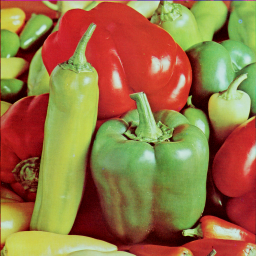
%> input picture TestImages/peppers.bmp, 256 x 256 px
$ octave DemoBayesCP_Image.m   (GNU Octave 9; MATLAB toolbox functions it lacks are replaced by stand-ins)
%> lines starting %> are read from the running program, lines starting %| are printed output that depends on the picture
### Algorithms/BCPF_IC.m
function [model] = BCPF_IC(Y, varargin)
% Bayesian CP Factorization for Image Completion
% Author : Qibin Zhao  2014
%
% -----------------------------------------------------------------------
%  [model] = BCPF_IC(Y, 'PARAM1', val1, 'PARAM2', val2, ...)
%
%  INPUTS
%     Y              - Input tensor
%     'obs'          - Binary (0-1) tensor indicating missing entries
%                      (0: missing; 1: observed)
%     'init'         - Initialization method
%                     - 'ml'  : SVD initilization (default)
%                     - 'rand': Random matrices
%     'maxRank'      - The initialization of rank (larger than true rank)
%     'dimRed'       - 1: Remove unnecessary components automaticly (default)
%                    - 0: Not remove
%     'maxiters'     - max number of iterations (default: 100)
%     'tol'          - lower band change tolerance for convergence dection
%                      (default: 1e-5)
%     'noise'        - whether noise is updated
%                        - 'on': update noise parameter (default)
%                        - 'off': fixed noise parameter (1e-5)
%     'predVar'      - Predictive distribution
%                         - 1:  compute and output
%                         - 0:  doesnot compute  (default)
%     'verbose'      - visualization of results
%                       - 0: no
%                       - 1: text (default)
%                       - 2: online display image
%                       - 3: show factors by image
%                       - 4: show factors by hinton plot (very slow)
%   OUTPUTS
%      model         - Model parameters and hyperparameters
% -----------------------------------------------------------------------
%
%   Example:
%
%     [model] = BCPF_IC(Y, 'obs', O, 'init', 'rand', 'maxRank', 10, 'dimRed', 1, 'maxiters', 100, ...
%                                'tol', 1e-6, 'verbose', 3);
%
% < Bayesian CP Factorization of Incomplete Image >
% Copyright (C) 2014  Qibin Zhao
%
%%%%%%%%%%%%%%%%%%%%%%%%%%%%%%%%%%%%%%%%%%%%%%%%%%%%%%%%%%%%%%%%%%%%%%%%%%%%%%%%%%
% This program is free software: you can redistribute it and/or modify
% it under the terms of the GNU General Public License as published by
% the Free Software Foundation, either version 3 of the License, or
% (at your option) any later version.
%
% This program is distributed in the hope that it will be useful,
% but WITHOUT ANY WARRANTY; without even the implied warranty of
% MERCHANTABILITY or FITNESS FOR A PARTICULAR PURPOSE.  See the
% GNU General Public License for more details.
%
% You should have received a copy of the GNU General Public License
% along with this program.  If not, see <http://www.gnu.org/licenses/>.
%%%%%%%%%%%%%%%%%%%%%%%%%%%%%%%%%%%%%%%%%%%%%%%%%%%%%%%%%%%%%%%%%%%%%%%%%%%%%%%%%%

%%
warning off; %#ok<WNOFF>
randn('state',1); rand('state',1); %#ok<RAND>
dimY = size(Y);
N = ndims(Y);

%% Set parameters from input or by using defaults
ip = inputParser;
ip.addParamValue('obs', ones(dimY), @(x) (isnumeric(x) || islogical(x)) );
ip.addParamValue('init', 'rand', @(x) (ismember(x,{'ml','rand'})));
ip.addParamValue('maxRank', max(dimY), @isscalar);
ip.addParamValue('maxiters', 100, @isscalar);
ip.addParamValue('tol', 1e-5, @isscalar);
ip.addParamValue('verbose', 1, @isscalar);
ip.addParamValue('noise', 'on', @(x)ismember(x,{'on','off'}));
ip.addParamValue('dimRed', 1, @isscalar);
ip.addParamValue('predVar', 0, @isscalar);
ip.parse(varargin{:});

O     = ip.Results.obs;
init  = ip.Results.init;
R   = ip.Results.maxRank;
maxiters  = ip.Results.maxiters;
tol   = ip.Results.tol;
verbose  = ip.Results.verbose;
DIMRED   = ip.Results.dimRed;
noise = ip.Results.noise;
predVar = ip.Results.predVar;

%% Initialization
Y = tensor(Y.*O);
O = tensor(O);
nObs = sum(O(:));

a_gamma0     = 1e-6;
b_gamma0     = 1e-6;
if  strcmp(noise,'on')
    a_beta0      = 1e-6;
    b_beta0      = 1e-6;
else
    a_beta0      = 1e-1;
    b_beta0      = 1e-6;
end
gammas = ones(R,1);
beta = 1e4;
dscale = 1;

switch init,
    case 'ml'    % Maximum likelihood
        Z = cell(N,1);
        ZSigma = cell(N,1);
        if ~isempty(find(O==0))
            Y(find(O==0)) = sum(Y(:))/nObs;
        end
        for n = 1:N
            ZSigma{n} = (repmat(eye(R), [1 1 dimY(n)]));
            [U, S, V] = svd(double(tenmat(Y,n)), 'econ');
            if R <= size(U,2)
                Z{n} = U(:,1:R)*(S(1:R,1:R)).^(0.5);
            else
                Z{n} = [U*(S.^(0.5)) randn(dimY(n), R-size(U,2))];
            end
        end
        Y = Y.*O;
    case 'rand'   % Random initialization
        Z = cell(N,1);
        ZSigma = cell(N,1);
        for n = 1:N
            Z{n} = randn(dimY(n),R);
            ZSigma{n} = repmat(eye(R), [1 1 dimY(n)]);
        end
end
% --------- E(aa') = cov(a,a) + E(a)E(a')----------------
EZZT = cell(N,1);
for n=1:N
    EZZT{n} = (reshape(ZSigma{n}, [R*R, dimY(n)]))';
end

Fit =0;
LB = 0;
X = double(ktensor(Z));

%% Create figures
if verbose >2,
    scrsz = get(0,'ScreenSize');
    h1 = figure('Position',[scrsz(3)*0.2 scrsz(4)*0.3 scrsz(3)*0.6 scrsz(4)*0.4]);
    figure(h1);
    switch verbose,
        case 4,
            subplot(2,3,1); hintonDiagram(Z{1}); title('Mode-1'); ylabel('Length of #-mode');
            subplot(2,3,2); hintonDiagram(Z{2}); title('Mode-2'); xlabel('Latent dimensions');
            if N>=3, subplot(2,3,3); hintonDiagram(Z{3}); title('Mode-3'); end
        case 3,
            subplot(2,3,1); imagesc(Z{1}); title('Mode-1'); ylabel('Length of #-mode');
            subplot(2,3,2); imagesc(Z{2}); title('Mode-2'); xlabel('Latent dimensions');
            if N>=3, subplot(2,3,3); imagesc(Z{3}); title('Mode-3');end
    end
    subplot(2,3,4); bar(gammas); title('Posterior mean of \lambda'); xlabel('Latent components'); ylabel(''); axis tight;
    subplot(2,3,5); plot(LB, '-r.','LineWidth',1.5,'MarkerSize',10 ); title('Lower bound'); xlabel('Iteration');  grid on;
    subplot(2,3,6); plotGamma(a_beta0, a_beta0); title('Posterior pdf'); xlabel('Noise precision \tau');grid on;
    set(findall(h1,'type','text'),'fontSize',12);
    drawnow;
end
if verbose ==2;
    h3 = figure;
    temp = 255.*(X-min(X(:)))/(max(X(:))-min(X(:)));
    imshow(uint8(temp));
    title(['Iter.= '  num2str(0),',  Rank = ' num2str(R)],'FontSize', 13, 'color','b');
    tic;
    xlabel(['(BCPF)  Time: ' num2str(round(toc)), ' seconds'],'FontSize', 13, 'color','b');
    drawnow;
end


%% Model learning
for it=1:maxiters,
    %% Update factor matrices
    Aw = diag(gammas);
    for n=1:N
        ENZZT = reshape(khatrirao_fast(EZZT{[1:n-1, n+1:N]},'r')' * double(tenmat(O,n)'), [R,R,dimY(n)]);
        FslashY = khatrirao_fast(Z{[1:n-1, n+1:N]},'r')' * tenmat(Y.*O, n)';
        for i=1:dimY(n)
            ZSigma{n}(:,:,i) = (beta * ENZZT(:,:,i) + Aw )^(-1);
            Z{n}(i,:) = (beta * ZSigma{n}(:,:,i) * FslashY(:,i))';
        end
        EZZT{n} = (reshape(ZSigma{n}, [R*R, dimY(n)]) + khatrirao_fast(Z{n}',Z{n}'))';
    end

    %% Update latent tensor X
    X = double(ktensor(Z));

    %% Update hyperparameters gamma
    a_gammaN = (0.5*sum(dimY) + a_gamma0)*ones(R,1);
    b_gammaN = 0;
    for n=1:N
        b_gammaN = b_gammaN + diag(Z{n}'*Z{n}) + diag(sum(ZSigma{n},3));
    end
    b_gammaN = b_gamma0 + 0.5.* b_gammaN;
    gammas = a_gammaN./b_gammaN;

    %% update noise beta
    %  The most time and space consuming part
    if 0 % save time but large space needed
        EX2 =  O(:)' * khatrirao_fast(EZZT,'r') * ones(R*R,1);
    else  % save space but slow
        temp1 = cell(N,1);
        EX2 =0;
        for i =1:R
            for n=1:N
                temp1{n} = EZZT{n}(:,(i-1)*R+1: i*R);
            end
            EX2 = EX2 + O(:)' * khatrirao_fast(temp1,'r')* ones(R,1);
        end
    end
    err = Y(:)'*Y(:) - 2*Y(:)'*X(:) + EX2;
    if  strcmp(noise,'on')
        a_betaN = a_beta0 + 0.5*nObs;
        b_betaN = b_beta0 + 0.5*err;
    else
        a_betaN = a_beta0;
        b_betaN = b_beta0;
    end
    beta = a_betaN/b_betaN;
    Fit = 1 - sqrt(sum(err(:)))/norm(Y(:));

    %% Lower bound
    temp1 = -0.5*nObs*safelog(2*pi) + 0.5*nObs*(psi(a_betaN)-safelog(b_betaN)) - 0.5*(a_betaN/b_betaN)*err;
    temp22 =0;
    for n=1:N
        temp22= temp22 + Z{n}'*Z{n} + sum(ZSigma{n},3);
    end
    temp2 = -0.5*R*sum(dimY)*safelog(2*pi) + 0.5*sum(dimY)*sum(psi(a_gammaN)-safelog(b_gammaN)) -0.5*trace(diag(gammas)* temp22);
    temp3 = sum(-safelog(gamma(a_gamma0)) + a_gamma0*safelog(b_gamma0) -  b_gamma0.*(a_gammaN./b_gammaN) + (a_gamma0-1).*(psi(a_gammaN)-safelog(b_gammaN)));
    temp4 = -safelog(gamma(a_beta0)) + a_beta0*safelog(b_beta0) + (a_beta0-1)*(psi(a_betaN)-safelog(b_betaN)) - b_beta0*(a_betaN/b_betaN);
    temp5=0;
    for n=1:N
        for i=1:size(ZSigma{n},3)
            temp5 = temp5 + 0.5*safelog(det(ZSigma{n}(:,:,i))) + 0.5*R*(1+safelog(2*pi));
        end
    end
    temp6 = sum(safelog(gamma(a_gammaN)) - (a_gammaN-1).*psi(a_gammaN) -safelog(b_gammaN) + a_gammaN);
    temp7 = safelog(gamma(a_betaN)) - (a_betaN-1)*psi(a_betaN) -safelog(b_betaN) + a_betaN;
    LB(it) = temp1 + temp2 + temp3 + temp4 + temp5 + temp6 + temp7;


    %% Prune irrelevant dimensions?
    Zall = cell2mat(Z);
    comPower = diag(Zall' * Zall);
    comTol = sum(dimY)*eps(norm(Zall,'fro'));
    rankest = sum(comPower> comTol );
    if max(rankest)==0
        disp('Rank becomes 0 !!!');
        break;
    end
    if DIMRED==1  && it >=2,
        if R~= max(rankest)
            indices = comPower > comTol;
            gammas = gammas(indices);
            temp = ones(R,R);
            temp(indices,indices) = 0;
            temp = temp(:);
            for n=1:N
                Z{n} = Z{n}(:,indices);
                ZSigma{n} = ZSigma{n}(indices,indices,:);
                EZZT{n} = EZZT{n}(:, temp == 0);
            end
            R = max(rankest);
        end
    end

    %% Display progress
    if it>2
        LBRelChan = abs(LB(it) - 2*LB(it-1) + LB(it-2))/-LB(2);
    else
        LBRelChan = NaN;
    end
    if verbose,
        fprintf('Iter. %d: RelChan = %g, Fit = %g, R = %d \n', it, LBRelChan, Fit, rankest);
    end

    %% visualize online results
    if verbose >2 ,
        switch verbose,
            case 4,
                set(0,'CurrentFigure',h1);
                subplot(2,3,1); hintonDiagram(Z{1}); title('Mode-1'); ylabel('Length of #-mode');
                subplot(2,3,2); hintonDiagram(Z{2}); title('Mode-2'); xlabel('Latent dimensions');
                if N>=3, subplot(2,3,3); hintonDiagram(Z{3}); title('Mode-3'); end
            case 3,
                set(0,'CurrentFigure',h1);
                subplot(2,3,1); imagesc(Z{1}); title('Mode-1'); ylabel('Length of #-mode');
                subplot(2,3,2); imagesc(Z{2}); title('Mode-2'); xlabel('Latent dimensions');
                if N>=3, subplot(2,3,3); imagesc(Z{3}); title('Mode-3'); end
        end
        subplot(2,3,4); bar(gammas); title('Posterior mean of \lambda'); xlabel('Latent components'); ylabel(''); axis tight;
        subplot(2,3,5); plot(LB, '-r.','LineWidth',1.5,'MarkerSize',10 ); title('Lower bound'); xlabel('Iteration');  grid on;
        subplot(2,3,6); plotGamma(a_betaN, b_betaN); title('Posterior pdf'); xlabel('Noise precision \tau');grid on;
        set(findall(h1,'type','text'),'fontSize',12);
        drawnow;
    end
    if verbose==2
        set(0,'CurrentFigure',h3);
        figure(h3);
        %        temp = (X-min(X(:)))/(max(X(:))-min(X(:)));
        %        image(temp);
        %        axis off;
        imshow(uint8(X));
        title(['Iter.= '  num2str(it),',  Rank = ' num2str(max(rankest))],'FontSize', 13, 'color','b');
        xlabel(['(BCPF)  Time: ' num2str(round(toc)), ' seconds'],'FontSize', 13, 'color','b');
        drawnow;
    end

    %% Convergence check
    if it>5 && abs(LBRelChan) < tol
        disp('\\\======= Converged===========\\\');
        break;
    end
end

%% Predictive distribution
if predVar==1
    Xvar =  tenzeros(size(Y));
    for n=1:N
        Xvar = tenmat(Xvar,n);
        Fslash = khatrirao_fast(Z{[1:n-1, n+1:N]},'r');
        if 1
            temp1 = double(tenmat(tensor(ZSigma{n}),3));
            temp2 = khatrirao_fast(Fslash', Fslash');
            Xvar(:,:) = Xvar(:,:) + temp1*temp2;
        else
            % ---  slow computation ------
            for i=1:size(Xvar,1)     %#ok
                Xvar(i,:) = Xvar(i,:) + diag(Fslash * ZSigma{n}(:,:,i) *Fslash')';
            end
            % ---  slow computation ------
        end
        Xvar = tensor(Xvar);
    end
    Xvar = Xvar + beta^(-1);
    Xvar = Xvar.*(2*a_betaN)/(2*a_betaN-2);
    Xvar = Xvar.*(dscale^2);
else
    Xvar =[];
end

%% Prepare the results
SNR = 10*log10(var(X(:))*beta);
X = ktensor(Z)*dscale;
X = arrange(X);

%% Output
model.X = X;
model.ZSigma = ZSigma;
model.gammas = gammas;
model.Fit = Fit;
model.SNR = SNR;
model.Xvar = double(Xvar);
model.TrueRank = rankest;
model.LowBound = max(LB);


% [4 lines left out: function safelog, not called in this run]

### TensorPlot/subtightplot.m
function h=subtightplot(m,n,p,gap,marg_h,marg_w,varargin)
%function h=subtightplot(m,n,p,gap,marg_h,marg_w,varargin)
%
% Functional purpose: A wrapper function for Matlab function subplot. Adds the ability to define the gap between
% neighbouring subplots. Unfotrtunately Matlab subplot function lacks this functionality, and the gap between
% subplots can reach 40% of figure area, which is pretty lavish.
%
% Input arguments (defaults exist):
%   gap- two elements vector [vertical,horizontal] defining the gap between neighbouring axes. Default value
%            is 0.01. Note this vale will cause titles legends and labels to collide with the subplots, while presenting
%            relatively large axis.
%   marg_h  margins in height in normalized units (0...1)
%            or [lower uppper] for different lower and upper margins
%   marg_w  margins in width in normalized units (0...1)
%            or [left right] for different left and right margins
%
% Output arguments: same as subplot- none, or axes handle according to function call.
%
% Issues & Comments: Note that if additional elements are used in order to be passed to subplot, gap parameter must
%       be defined. For default gap value use empty element- [].
%
% Usage example: h=subtightplot((2,3,1:2,[0.5,0.2])

if (nargin<4) || isempty(gap),    gap=0.01;  end
if (nargin<5) || isempty(marg_h),  marg_h=0.05;  end
if (nargin<5) || isempty(marg_w),  marg_w=marg_h;  end
if isscalar(gap),   gap(2)=gap;  end
if isscalar(marg_h),  marg_h(2)=marg_h;  end
if isscalar(marg_w),  marg_w(2)=marg_w;  end
gap_vert   = gap(1);
gap_horz   = gap(2);
marg_lower = marg_h(1);
marg_upper = marg_h(2);
marg_left  = marg_w(1);
marg_right = marg_w(2);

%note n and m are switched as Matlab indexing is column-wise, while subplot indexing is row-wise :(
[subplot_col,subplot_row]=ind2sub([n,m],p);

% note subplot suppors vector p inputs- so a merged subplot of higher dimentions will be created
subplot_cols=1+max(subplot_col)-min(subplot_col); % number of column elements in merged subplot
subplot_rows=1+max(subplot_row)-min(subplot_row); % number of row elements in merged subplot

% single subplot dimensions:
%height=(1-(m+1)*gap_vert)/m;
%axh = (1-sum(marg_h)-(Nh-1)*gap(1))/Nh;
height=(1-(marg_lower+marg_upper)-(m-1)*gap_vert)/m;
%width =(1-(n+1)*gap_horz)/n;
%axw = (1-sum(marg_w)-(Nw-1)*gap(2))/Nw;
width =(1-(marg_left+marg_right)-(n-1)*gap_horz)/n;

% merged subplot dimensions:
merged_height=subplot_rows*( height+gap_vert )- gap_vert;
merged_width= subplot_cols*( width +gap_horz )- gap_horz;

% merged subplot position:
merged_bottom=(m-max(subplot_row))*(height+gap_vert) +marg_lower;
merged_left=(min(subplot_col)-1)*(width+gap_horz) +marg_left;
pos_vec=[merged_left merged_bottom merged_width merged_height];

% h_subplot=subplot(m,n,p,varargin{:},'Position',pos_vec);
% Above line doesn't work as subplot tends to ignore 'position' when same mnp is utilized
h=subplot('Position',pos_vec,varargin{:});

if (nargout < 1),  clear h;  end

end

### DemoBayesCP_Image.m

% A demo of Bayesian CP factorization for image completion
% Written by Qibin Zhao 2014 RIKEN BSI
%
% In this demo, we provide two algorithms including BCPF_IC and BCPF_MP.
% BCPF_IC is a Bayesian CP for image completion; BCPF_MP is a Bayesian CP
% using mixture priors, which is particularly useful for natural image
% completion. For algorithm settings, please refer to the detailed help by
% >> help BCPF_MP

% The experimental data can be tested with
% 1) Different image files
% 2) Observation rate (1-missing rate)
% The predictive image can be online visualized during model learning.
% The performance of RSE, PSNR, SSIM, Time Cost are evaluated and reported.


close all; clear all;
randn('state',1); rand('state',1); %#ok<RAND>
%% Load image data
filename='./TestImages/peppers.bmp';    % Image file
ObsRatio = 0.1;                      % Observation rate

X = double(imread(filename));
DIM = size(X);
%> DIM = [256 256 3]

Omega = randperm(prod(DIM));
Omega = Omega(1:round(ObsRatio*prod(DIM)));
O = zeros(DIM);
O(Omega) = 1;
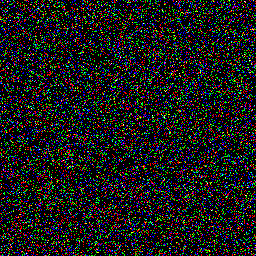
%> O: size 256x256x3 double; mean R, G, B 0.1, 0.1, 0.0995
Y = O.*X;
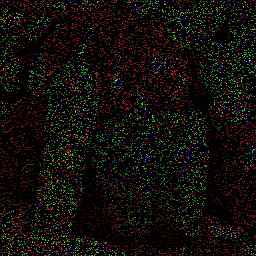
%> Y: size 256x256x3 double; mean R, G, B 15.2, 11.7, 6.7

% plot images
subplot = @(m,n,p) subtightplot (m, n, p, [0.01 0.01], [0.01 0.01], [0.01 0.01]);
row =1; col =2;
figure;
subplot(row,col,1);
imshow(uint8(X));
subplot(row,col,2);
imshow(uint8(Y));
drawnow;

% Initialization
TimeCost = zeros(2,1);
RSElist = zeros(2,3);
PSNRlist = zeros(2,1);
SSIMlist = zeros(2,1);
RankEst = zeros(2,1);

%% BCPF for low-rank images completion
tStart = tic;
fprintf('------Bayesian CP factorization for Image Completion---------- \n');
[model] = BCPF_IC(Y, 'obs', O, 'init', 'rand', 'maxRank', 100, 'maxiters', 20, ...
    'tol', 1e-4, 'dimRed', 1, 'verbose', 2);
%> the run ends on the next line

$ run again, with TestImages/baboon.bmp copied over TestImages/peppers.bmp
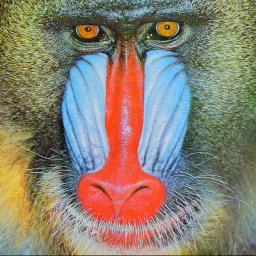
%> input picture TestImages/baboon.bmp, 256 x 256 px
%> `Y = O.*X;`:
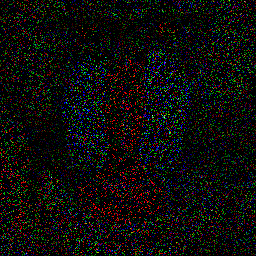
%> Y: size 256x256x3 double; mean R, G, B 13.9, 13.1, 11.3

$ run again, with TestImages/barbara.bmp copied over TestImages/peppers.bmp
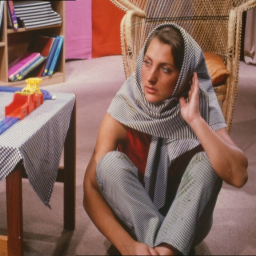
%> input picture TestImages/barbara.bmp, 256 x 256 px
%> `Y = O.*X;`:
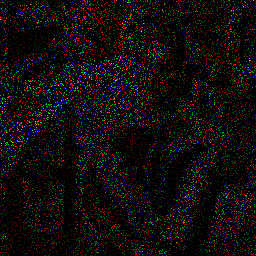
%> Y: size 256x256x3 double; mean R, G, B 13.5, 10.2, 9.3
